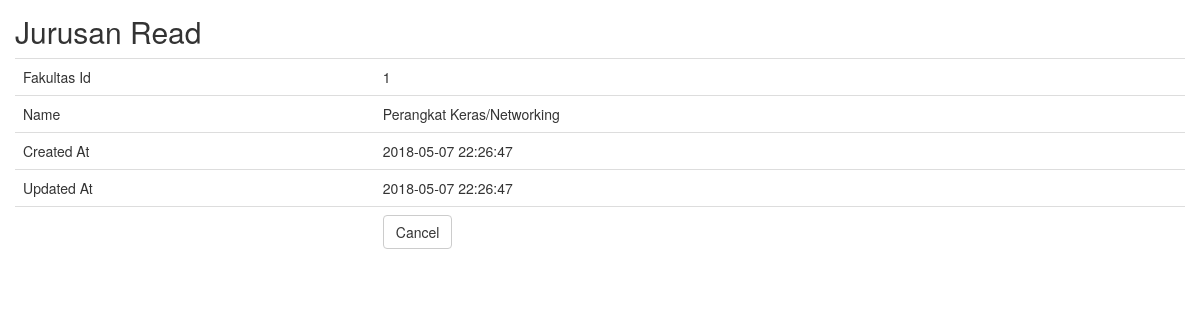
Screenshot of /jurusan/read/11.html with the database file from the repository.
### tables this page shows
CREATE TABLE `jurusan` (
  `id` int(11) NOT NULL AUTO_INCREMENT,
  `fakultas_id` int(11) NOT NULL,
  `name` varchar(100) NOT NULL,
  `created_at` datetime DEFAULT CURRENT_TIMESTAMP,
  `updated_at` datetime DEFAULT CURRENT_TIMESTAMP ON UPDATE CURRENT_TIMESTAMP,
  PRIMARY KEY (`id`),
  UNIQUE KEY `name` (`name`),
  KEY `fakultas_id` (`fakultas_id`),
  CONSTRAINT `jurusan_ibfk_1` FOREIGN KEY (`fakultas_id`) REFERENCES `fakultas` (`id`)
);

### application/controllers/Jurusan.php (called while the page is built, shortened)
<?php
class Jurusan extends CI_Controller
{
    function __construct()
    {
        $this->load->model('Jurusan_model');
        $this->load->library('form_validation');
    }
    public function read($id)
    {
        $row = $this->Jurusan_model->get_by_id($id);
        if ($row) {
            $data = array(
		'id' => $row->id,
		'fakultas_id' => $row->fakultas_id,
		'name' => $row->name,
		'created_at' => $row->created_at,
		'updated_at' => $row->updated_at,
	    );
            $this->load->view('jurusan/jurusan_read', $data);
        } else {
            $this->session->set_flashdata('message', 'Record Not Found');
            redirect(site_url('jurusan'));
        }
    }
}

### index.php (called while the page is built, shortened)
<?php
require_once BASEPATH.'core/CodeIgniter.php';

### application/models/Jurusan_model.php (called while the page is built, shortened)
<?php
class Jurusan_model extends CI_Model
{
    public $table = 'jurusan';
    public $id = 'id';
    function get_by_id($id)
    {
        $this->db->where($this->id, $id);
        return $this->db->get($this->table)->row();
    }
}

### application/views/jurusan/jurusan_read.php (the view, shortened to what this page needs)
<!doctype html>
<html>
    <head>
        <link rel="stylesheet" href="<?php echo base_url('assets/bootstrap/css/bootstrap.min.css') ?>"/>
    </head>
    <body>
        <h2 style="margin-top:0px">Jurusan Read</h2>
        <table class="table">
	    <tr><td>Fakultas Id</td><td><?php echo $fakultas_id; ?></td></tr>
	    <tr><td>Name</td><td><?php echo $name; ?></td></tr>
	    <tr><td>Created At</td><td><?php echo $created_at; ?></td></tr>
	    <tr><td>Updated At</td><td><?php echo $updated_at; ?></td></tr>
	    <tr><td></td><td><a href="<?php echo site_url('jurusan') ?>" class="btn btn-default">Cancel</a></td></tr>
	</table>
        </body>
</html>

### application/views/jurusan/jurusan_read.php (style rules this page uses)
body { padding: 15px; }

### rows the page displays
jurusan: fakultas "1", name "Perangkat Keras/Networking", created_at "2018-05-07 22:26:47", updated_at "2018-05-07 22:26:47"
